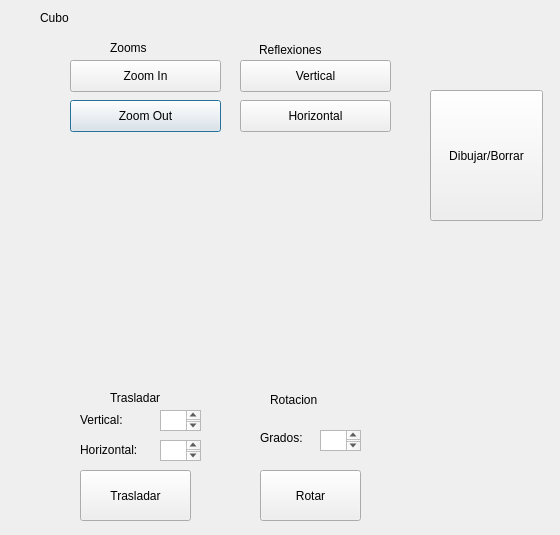
<?xml version="1.0" encoding="UTF-8"?>
<ui version="4.0">
 <class>cubo</class>
 <widget class="QDialog" name="cubo">
  <property name="geometry">
   <rect>
    <x>0</x>
    <y>0</y>
    <width>560</width>
    <height>535</height>
   </rect>
  </property>
  <property name="windowTitle">
   <string>Dialog</string>
  </property>
  <widget class="QPushButton" name="pushButton_5">
   <property name="geometry">
    <rect>
     <x>70</x>
     <y>100</y>
     <width>151</width>
     <height>32</height>
    </rect>
   </property>
   <property name="text">
    <string>Zoom Out</string>
   </property>
  </widget>
  <widget class="QPushButton" name="pushButton">
   <property name="enabled">
    <bool>true</bool>
   </property>
   <property name="geometry">
    <rect>
     <x>430</x>
     <y>90</y>
     <width>113</width>
     <height>131</height>
    </rect>
   </property>
   <property name="text">
    <string>Dibujar/Borrar</string>
   </property>
  </widget>
  <widget class="QPushButton" name="pushButton_4">
   <property name="geometry">
    <rect>
     <x>70</x>
     <y>60</y>
     <width>151</width>
     <height>32</height>
    </rect>
   </property>
   <property name="text">
    <string>Zoom In</string>
   </property>
  </widget>
  <widget class="QPushButton" name="pushButton_7">
   <property name="geometry">
    <rect>
     <x>240</x>
     <y>60</y>
     <width>151</width>
     <height>32</height>
    </rect>
   </property>
   <property name="text">
    <string>Vertical</string>
   </property>
  </widget>
  <widget class="QTextEdit" name="boxXinicio">
   <property name="geometry">
    <rect>
     <x>160</x>
     <y>440</y>
     <width>41</width>
     <height>21</height>
    </rect>
   </property>
  </widget>
  <widget class="QLabel" name="label_5">
   <property name="geometry">
    <rect>
     <x>260</x>
     <y>430</y>
     <width>51</width>
     <height>16</height>
    </rect>
   </property>
   <property name="text">
    <string>Grados:</string>
   </property>
  </widget>
  <widget class="QPushButton" name="pushButton_3">
   <property name="geometry">
    <rect>
     <x>260</x>
     <y>470</y>
     <width>101</width>
     <height>51</height>
    </rect>
   </property>
   <property name="text">
    <string>Rotar</string>
   </property>
  </widget>
  <widget class="QLabel" name="label_4">
   <property name="geometry">
    <rect>
     <x>80</x>
     <y>440</y>
     <width>81</width>
     <height>20</height>
    </rect>
   </property>
   <property name="text">
    <string>Horizontal:</string>
   </property>
  </widget>
  <widget class="QLabel" name="label_9">
   <property name="geometry">
    <rect>
     <x>259</x>
     <y>40</y>
     <width>81</width>
     <height>20</height>
    </rect>
   </property>
   <property name="text">
    <string>Reflexiones</string>
   </property>
  </widget>
  <widget class="QLabel" name="label_10">
   <property name="geometry">
    <rect>
     <x>270</x>
     <y>390</y>
     <width>81</width>
     <height>20</height>
    </rect>
   </property>
   <property name="text">
    <string>Rotacion</string>
   </property>
  </widget>
  <widget class="QLabel" name="label_6">
   <property name="geometry">
    <rect>
     <x>80</x>
     <y>410</y>
     <width>61</width>
     <height>20</height>
    </rect>
   </property>
   <property name="text">
    <string>Vertical:</string>
   </property>
  </widget>
  <widget class="QLabel" name="label_7">
   <property name="geometry">
    <rect>
     <x>40</x>
     <y>10</y>
     <width>60</width>
     <height>16</height>
    </rect>
   </property>
   <property name="text">
    <string>Cubo</string>
   </property>
  </widget>
  <widget class="QPushButton" name="pushButton_2">
   <property name="geometry">
    <rect>
     <x>80</x>
     <y>470</y>
     <width>111</width>
     <height>51</height>
    </rect>
   </property>
   <property name="text">
    <string>Trasladar</string>
   </property>
  </widget>
  <widget class="QPushButton" name="pushButton_6">
   <property name="geometry">
    <rect>
     <x>240</x>
     <y>100</y>
     <width>151</width>
     <height>32</height>
    </rect>
   </property>
   <property name="text">
    <string>Horizontal</string>
   </property>
  </widget>
  <widget class="QLabel" name="label_8">
   <property name="geometry">
    <rect>
     <x>110</x>
     <y>390</y>
     <width>71</width>
     <height>16</height>
    </rect>
   </property>
   <property name="text">
    <string>Trasladar</string>
   </property>
  </widget>
  <widget class="QTextEdit" name="boxGrados">
   <property name="geometry">
    <rect>
     <x>320</x>
     <y>430</y>
     <width>41</width>
     <height>21</height>
    </rect>
   </property>
  </widget>
  <widget class="QTextEdit" name="boxYinicio">
   <property name="geometry">
    <rect>
     <x>160</x>
     <y>410</y>
     <width>41</width>
     <height>21</height>
    </rect>
   </property>
  </widget>
  <widget class="QLabel" name="label_11">
   <property name="geometry">
    <rect>
     <x>110</x>
     <y>40</y>
     <width>60</width>
     <height>16</height>
    </rect>
   </property>
   <property name="text">
    <string>Zooms</string>
   </property>
  </widget>
 </widget>
 <resources/>
 <connections/>
</ui>
